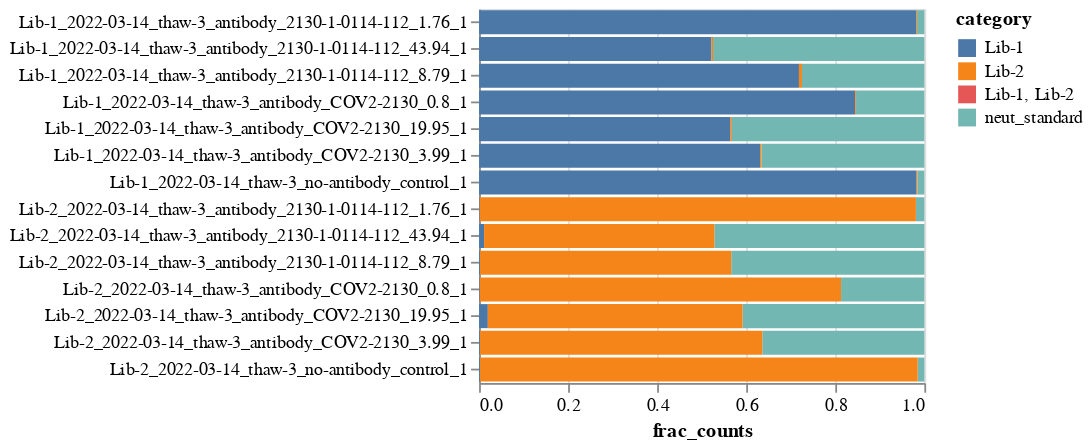

Here is the notebook cell this chart was saved with:
### Markdown cell above
Plot which libraries overall barcode counts map to for each sample:

### Code cell
ordered_cats = (
    counts_by_library.sort_values(["n_libraries_w_barcode", "category"])["category"]
    .unique()
    .tolist()
)

category_selection = alt.selection_point(fields=["category"], bind="legend")

counts_by_library_chart = (
    alt.Chart(
        counts_by_library.assign(
            order=lambda x: x["category"].map(lambda s: ordered_cats.index(s))
        )
    )
    .encode(
        x=alt.X("frac_counts", scale=alt.Scale(domain=[0, 1])),
        y=alt.Y("library_sample", title=None),
        color=alt.Color("category", scale=alt.Scale(domain=ordered_cats)),
        order="order",
        tooltip=[
            alt.Tooltip(c, format=".2g") if c in {"n_counts", "frac_counts"} else c
            for c in counts_by_library.columns
            if c not in {"library_sample"}
        ],
    )
    .mark_bar()
    .properties(width=250, height=alt.Step(15))
    .configure_axis(labelLimit=500)
    .add_params(*selections, category_selection)
    .transform_filter(category_selection)
)
for selection in selections:
    counts_by_library_chart = counts_by_library_chart.transform_filter(selection)

counts_by_library_chart

### Figure 1 — Vega-Lite specification as saved in the notebook (floating-point values rounded to 4 significant figures)
{"config": {"view": {"continuousWidth": 300, "continuousHeight": 300}, "axis": {"labelLimit": 500}}, "data": {"name": "data-3287f32a76a5d42748eac85b2e002f89"}, "mark": "bar", "encoding": {"color": {"field": "category", "scale": {"domain": ["Lib-1", "Lib-2", "Lib-1, Lib-2", "neut_standard"]}, "type": "nominal"}, "order": {"field": "order", "type": "quantitative"}, "tooltip": [{"field": "library", "type": "nominal"}, {"field": "sample", "type": "nominal"}, {"field": "n_libraries_w_barcode", "type": "quantitative"}, {"field": "n_counts", "format": ".2g", "type": "quantitative"}, {"field": "frac_counts", "format": ".2g", "type": "quantitative"}, {"field": "date", "type": "nominal"}, {"field": "virus_batch", "type": "nominal"}, {"field": "sample_type", "type": "nominal"}, {"field": "antibody", "type": "nominal"}, {"field": "replicate", "type": "quantitative"}, {"field": "exclude_after_counts", "type": "nominal"}, {"field": "category", "type": "nominal"}], "x": {"field": "frac_counts", "scale": {"domain": [0, 1]}, "type": "quantitative"}, "y": {"field": "library_sample", "title": null, "type": "nominal"}}, "height": {"step": 15}, "params": [{"name": "param_1", "select": {"type": "point", "fields": ["exclude_after_counts"]}, "bind": {"input": "select", "options": [null, "no"], "labels": ["all", "no"], "name": "exclude_after_counts"}}, {"name": "param_2", "select": {"type": "point", "fields": ["antibody"]}, "bind": {"input": "select", "options": [null, "COV2-2130", "2130-1-0114-112"], "labels": ["all", "COV2-2130", "2130-1-0114-112"], "name": "antibody"}}, {"name": "param_3", "select": {"type": "point", "fields": ["virus_batch"]}, "bind": {"input": "select", "options": [null, "thaw-3"], "labels": ["all", "thaw-3"], "name": "virus_batch"}}, {"name": "param_4", "select": {"type": "point", "fields": ["sample_type"]}, "bind": {"input": "select", "options": [null, "no-antibody_control", "antibody"], "labels": ["all", "no-antibody_control", "antibody"], "name": "sample_type"}}, {"name": "param_5", "select": {"type": "point", "fields": ["date"]}, "bind": {"input": "select", "options": [null, "2022-03-14"], "labels": ["all", "2022-03-14"], "name": "date"}}, {"name": "param_6", "select": {"type": "point", "fields": ["library"]}, "bind": {"input": "select", "options": [null, "Lib-1", "Lib-2"], "labels": ["all", "Lib-1", "Lib-2"], "name": "library"}}, {"name": "param_8", "select": {"type": "point", "fields": ["category"]}, "bind": "legend"}], "transform": [{"filter": {"param": "param_8"}}, {"filter": {"param": "param_1"}}, {"filter": {"param": "param_2"}}, {"filter": {"param": "param_3"}}, {"filter": {"param": "param_4"}}, {"filter": {"param": "param_5"}}, {"filter": {"param": "param_6"}}], "width": 250, "$schema": "https://vega.github.io/schema/vega-lite/v5.2.0.json", "datasets": {"data-3287f32a76a5d42748eac85b2e002f89": [{"library": "Lib-1", "sample": "2022-03-14_thaw-3_antibody_2130-1-0114-112_1.76_1", "n_libraries_w_barcode": 1, "n_counts": 17029815, "frac_counts": 0.9816, "date": "2022-03-14", "virus_batch": "thaw-3", "sample_type": "antibody", "antibody": "2130-1-0114-112", "replicate": 1, "exclude_after_counts": "no", "library_sample": "Lib-1_2022-03-14_thaw-3_antibody_2130-1-0114-112_1.76_1", "category": "Lib-1", "order": 0}, {"library": "Lib-1", "sample": "2022-03-14_thaw-3_antibody_2130-1-0114-112_1.76_1", "n_libraries_w_barcode": 2, "n_counts": 797, "frac_counts": 4.594e-05, "date": "2022-03-14", "virus_batch": "thaw-3", "sample_type": "antibody", "antibody": "2130-1-0114-112", "replicate": 1, "exclude_after_counts": "no", "library_sample": "Lib-1_2022-03-14_thaw-3_antibody_2130-1-0114-112_1.76_1", "category": "Lib-1, Lib-2", "order": 2}, {"library": "Lib-1", "sample": "2022-03-14_thaw-3_antibody_2130-1-0114-112_1.76_1", "n_libraries_w_barcode": 2, "n_counts": 283962, "frac_counts": 0.01637, "date": "2022-03-14", "virus_batch": "thaw-3", "sample_type": "antibody", "antibody": "2130-1-0114-112", "replicate": 1, "exclude_after_counts": "no", "library_sample": "Lib-1_2022-03-14_thaw-3_antibody_2130-1-0114-112_1.76_1", "category": "neut_standard", "order": 3}, {"library": "Lib-1", "sample": "2022-03-14_thaw-3_antibody_2130-1-0114-112_1.76_1", "n_libraries_w_barcode": 1, "n_counts": 34322, "frac_counts": 0.001978, "date": "2022-03-14", "virus_batch": "thaw-3", "sample_type": "antibody", "antibody": "2130-1-0114-112", "replicate": 1, "exclude_after_counts": "no", "library_sample": "Lib-1_2022-03-14_thaw-3_antibody_2130-1-0114-112_1.76_1", "category": "Lib-2", "order": 1}, {"library": "Lib-1", "sample": "2022-03-14_thaw-3_antibody_2130-1-0114-112_43.94_1", "n_libraries_w_barcode": 1, "n_counts": 6912647, "frac_counts": 0.5219, "date": "2022-03-14", "virus_batch": "thaw-3", "sample_type": "antibody", "antibody": "2130-1-0114-112", "replicate": 1, "exclude_after_counts": "no", "library_sample": "Lib-1_2022-03-14_thaw-3_antibody_2130-1-0114-112_43.94_1", "category": "Lib-1", "order": 0}, {"library": "Lib-1", "sample": "2022-03-14_thaw-3_antibody_2130-1-0114-112_43.94_1", "n_libraries_w_barcode": 2, "n_counts": 2, "frac_counts": 1.51e-07, "date": "2022-03-14", "virus_batch": "thaw-3", "sample_type": "antibody", "antibody": "2130-1-0114-112", "replicate": 1, "exclude_after_counts": "no", "library_sample": "Lib-1_2022-03-14_thaw-3_antibody_2130-1-0114-112_43.94_1", "category": "Lib-1, Lib-2", "order": 2}, {"library": "Lib-1", "sample": "2022-03-14_thaw-3_antibody_2130-1-0114-112_43.94_1", "n_libraries_w_barcode": 2, "n_counts": 6285313, "frac_counts": 0.4745, "date": "2022-03-14", "virus_batch": "thaw-3", "sample_type": "antibody", "antibody": "2130-1-0114-112", "replicate": 1, "exclude_after_counts": "no", "library_sample": "Lib-1_2022-03-14_thaw-3_antibody_2130-1-0114-112_43.94_1", "category": "neut_standard", "order": 3}, {"library": "Lib-1", "sample": "2022-03-14_thaw-3_antibody_2130-1-0114-112_43.94_1", "n_libraries_w_barcode": 1, "n_counts": 47153, "frac_counts": 0.00356, "date": "2022-03-14", "virus_batch": "thaw-3", "sample_type": "antibody", "antibody": "2130-1-0114-112", "replicate": 1, "exclude_after_counts": "no", "library_sample": "Lib-1_2022-03-14_thaw-3_antibody_2130-1-0114-112_43.94_1", "category": "Lib-2", "order": 1}, {"library": "Lib-1", "sample": "2022-03-14_thaw-3_antibody_2130-1-0114-112_8.79_1", "n_libraries_w_barcode": 1, "n_counts": 11856843, "frac_counts": 0.7184, "date": "2022-03-14", "virus_batch": "thaw-3", "sample_type": "antibody", "antibody": "2130-1-0114-112", "replicate": 1, "exclude_after_counts": "no", "library_sample": "Lib-1_2022-03-14_thaw-3_antibody_2130-1-0114-112_8.79_1", "category": "Lib-1", "order": 0}, {"library": "Lib-1", "sample": "2022-03-14_thaw-3_antibody_2130-1-0114-112_8.79_1", "n_libraries_w_barcode": 2, "n_counts": 125, "frac_counts": 7.573e-06, "date": "2022-03-14", "virus_batch": "thaw-3", "sample_type": "antibody", "antibody": "2130-1-0114-112", "replicate": 1, "exclude_after_counts": "no", "library_sample": "Lib-1_2022-03-14_thaw-3_antibody_2130-1-0114-112_8.79_1", "category": "Lib-1, Lib-2", "order": 2}, {"library": "Lib-1", "sample": "2022-03-14_thaw-3_antibody_2130-1-0114-112_8.79_1", "n_libraries_w_barcode": 2, "n_counts": 4535977, "frac_counts": 0.2748, "date": "2022-03-14", "virus_batch": "thaw-3", "sample_type": "antibody", "antibody": "2130-1-0114-112", "replicate": 1, "exclude_after_counts": "no", "library_sample": "Lib-1_2022-03-14_thaw-3_antibody_2130-1-0114-112_8.79_1", "category": "neut_standard", "order": 3}, {"library": "Lib-1", "sample": "2022-03-14_thaw-3_antibody_2130-1-0114-112_8.79_1", "n_libraries_w_barcode": 1, "n_counts": 112069, "frac_counts": 0.00679, "date": "2022-03-14", "virus_batch": "thaw-3", "sample_type": "antibody", "antibody": "2130-1-0114-112", "replicate": 1, "exclude_after_counts": "no", "library_sample": "Lib-1_2022-03-14_thaw-3_antibody_2130-1-0114-112_8.79_1", "category": "Lib-2", "order": 1}, {"library": "Lib-1", "sample": "2022-03-14_thaw-3_antibody_COV2-2130_0.8_1", "n_libraries_w_barcode": 1, "n_counts": 12023454, "frac_counts": 0.8446, "date": "2022-03-14", "virus_batch": "thaw-3", "sample_type": "antibody", "antibody": "COV2-2130", "replicate": 1, "exclude_after_counts": "no", "library_sample": "Lib-1_2022-03-14_thaw-3_antibody_COV2-2130_0.8_1", "category": "Lib-1", "order": 0}, {"library": "Lib-1", "sample": "2022-03-14_thaw-3_antibody_COV2-2130_0.8_1", "n_libraries_w_barcode": 2, "n_counts": 84, "frac_counts": 5.901e-06, "date": "2022-03-14", "virus_batch": "thaw-3", "sample_type": "antibody", "antibody": "COV2-2130", "replicate": 1, "exclude_after_counts": "no", "library_sample": "Lib-1_2022-03-14_thaw-3_antibody_COV2-2130_0.8_1", "category": "Lib-1, Lib-2", "order": 2}, {"library": "Lib-1", "sample": "2022-03-14_thaw-3_antibody_COV2-2130_0.8_1", "n_libraries_w_barcode": 2, "n_counts": 2183898, "frac_counts": 0.1534, "date": "2022-03-14", "virus_batch": "thaw-3", "sample_type": "antibody", "antibody": "COV2-2130", "replicate": 1, "exclude_after_counts": "no", "library_sample": "Lib-1_2022-03-14_thaw-3_antibody_COV2-2130_0.8_1", "category": "neut_standard", "order": 3}, {"library": "Lib-1", "sample": "2022-03-14_thaw-3_antibody_COV2-2130_0.8_1", "n_libraries_w_barcode": 1, "n_counts": 27978, "frac_counts": 0.001965, "date": "2022-03-14", "virus_batch": "thaw-3", "sample_type": "antibody", "antibody": "COV2-2130", "replicate": 1, "exclude_after_counts": "no", "library_sample": "Lib-1_2022-03-14_thaw-3_antibody_COV2-2130_0.8_1", "category": "Lib-2", "order": 1}, {"library": "Lib-1", "sample": "2022-03-14_thaw-3_antibody_COV2-2130_19.95_1", "n_libraries_w_barcode": 1, "n_counts": 9659369, "frac_counts": 0.5647, "date": "2022-03-14", "virus_batch": "thaw-3", "sample_type": "antibody", "antibody": "COV2-2130", "replicate": 1, "exclude_after_counts": "no", "library_sample": "Lib-1_2022-03-14_thaw-3_antibody_COV2-2130_19.95_1", "category": "Lib-1", "order": 0}, {"library": "Lib-1", "sample": "2022-03-14_thaw-3_antibody_COV2-2130_19.95_1", "n_libraries_w_barcode": 2, "n_counts": 1155, "frac_counts": 6.752e-05, "date": "2022-03-14", "virus_batch": "thaw-3", "sample_type": "antibody", "antibody": "COV2-2130", "replicate": 1, "exclude_after_counts": "no", "library_sample": "Lib-1_2022-03-14_thaw-3_antibody_COV2-2130_19.95_1", "category": "Lib-1, Lib-2", "order": 2}, {"library": "Lib-1", "sample": "2022-03-14_thaw-3_antibody_COV2-2130_19.95_1", "n_libraries_w_barcode": 2, "n_counts": 7392512, "frac_counts": 0.4322, "date": "2022-03-14", "virus_batch": "thaw-3", "sample_type": "antibody", "antibody": "COV2-2130", "replicate": 1, "exclude_after_counts": "no", "library_sample": "Lib-1_2022-03-14_thaw-3_antibody_COV2-2130_19.95_1", "category": "neut_standard", "order": 3}, {"library": "Lib-1", "sample": "2022-03-14_thaw-3_antibody_COV2-2130_19.95_1", "n_libraries_w_barcode": 1, "n_counts": 52093, "frac_counts": 0.003045, "date": "2022-03-14", "virus_batch": "thaw-3", "sample_type": "antibody", "antibody": "COV2-2130", "replicate": 1, "exclude_after_counts": "no", "library_sample": "Lib-1_2022-03-14_thaw-3_antibody_COV2-2130_19.95_1", "category": "Lib-2", "order": 1}, {"library": "Lib-1", "sample": "2022-03-14_thaw-3_antibody_COV2-2130_3.99_1", "n_libraries_w_barcode": 1, "n_counts": 10342872, "frac_counts": 0.6311, "date": "2022-03-14", "virus_batch": "thaw-3", "sample_type": "antibody", "antibody": "COV2-2130", "replicate": 1, "exclude_after_counts": "no", "library_sample": "Lib-1_2022-03-14_thaw-3_antibody_COV2-2130_3.99_1", "category": "Lib-1", "order": 0}, {"library": "Lib-1", "sample": "2022-03-14_thaw-3_antibody_COV2-2130_3.99_1", "n_libraries_w_barcode": 2, "n_counts": 257, "frac_counts": 1.568e-05, "date": "2022-03-14", "virus_batch": "thaw-3", "sample_type": "antibody", "antibody": "COV2-2130", "replicate": 1, "exclude_after_counts": "no", "library_sample": "Lib-1_2022-03-14_thaw-3_antibody_COV2-2130_3.99_1", "category": "Lib-1, Lib-2", "order": 2}, {"library": "Lib-1", "sample": "2022-03-14_thaw-3_antibody_COV2-2130_3.99_1", "n_libraries_w_barcode": 2, "n_counts": 5998353, "frac_counts": 0.366, "date": "2022-03-14", "virus_batch": "thaw-3", "sample_type": "antibody", "antibody": "COV2-2130", "replicate": 1, "exclude_after_counts": "no", "library_sample": "Lib-1_2022-03-14_thaw-3_antibody_COV2-2130_3.99_1", "category": "neut_standard", "order": 3}, {"library": "Lib-1", "sample": "2022-03-14_thaw-3_antibody_COV2-2130_3.99_1", "n_libraries_w_barcode": 1, "n_counts": 46290, "frac_counts": 0.002825, "date": "2022-03-14", "virus_batch": "thaw-3", "sample_type": "antibody", "antibody": "COV2-2130", "replicate": 1, "exclude_after_counts": "no", "library_sample": "Lib-1_2022-03-14_thaw-3_antibody_COV2-2130_3.99_1", "category": "Lib-2", "order": 1}, {"library": "Lib-1", "sample": "2022-03-14_thaw-3_no-antibody_control_1", "n_libraries_w_barcode": 1, "n_counts": 14803427, "frac_counts": 0.9827, "date": "2022-03-14", "virus_batch": "thaw-3", "sample_type": "no-antibody_control", "antibody": null, "replicate": 1, "exclude_after_counts": "no", "library_sample": "Lib-1_2022-03-14_thaw-3_no-antibody_control_1", "category": "Lib-1", "order": 0}, {"library": "Lib-1", "sample": "2022-03-14_thaw-3_no-antibody_control_1", "n_libraries_w_barcode": 2, "n_counts": 530, "frac_counts": 3.518e-05, "date": "2022-03-14", "virus_batch": "thaw-3", "sample_type": "no-antibody_control", "antibody": null, "replicate": 1, "exclude_after_counts": "no", "library_sample": "Lib-1_2022-03-14_thaw-3_no-antibody_control_1", "category": "Lib-1, Lib-2", "order": 2}, {"library": "Lib-1", "sample": "2022-03-14_thaw-3_no-antibody_control_1", "n_libraries_w_barcode": 2, "n_counts": 231982, "frac_counts": 0.0154, "date": "2022-03-14", "virus_batch": "thaw-3", "sample_type": "no-antibody_control", "antibody": null, "replicate": 1, "exclude_after_counts": "no", "library_sample": "Lib-1_2022-03-14_thaw-3_no-antibody_control_1", "category": "neut_standard", "order": 3}, {"library": "Lib-1", "sample": "2022-03-14_thaw-3_no-antibody_control_1", "n_libraries_w_barcode": 1, "n_counts": 28228, "frac_counts": 0.001874, "date": "2022-03-14", "virus_batch": "thaw-3", "sample_type": "no-antibody_control", "antibody": null, "replicate": 1, "exclude_after_counts": "no", "library_sample": "Lib-1_2022-03-14_thaw-3_no-antibody_control_1", "category": "Lib-2", "order": 1}, {"library": "Lib-2", "sample": "2022-03-14_thaw-3_antibody_2130-1-0114-112_1.76_1", "n_libraries_w_barcode": 1, "n_counts": 25584, "frac_counts": 0.001468, "date": "2022-03-14", "virus_batch": "thaw-3", "sample_type": "antibody", "antibody": "2130-1-0114-112", "replicate": 1, "exclude_after_counts": "no", "library_sample": "Lib-2_2022-03-14_thaw-3_antibody_2130-1-0114-112_1.76_1", "category": "Lib-1", "order": 0}, {"library": "Lib-2", "sample": "2022-03-14_thaw-3_antibody_2130-1-0114-112_1.76_1", "n_libraries_w_barcode": 2, "n_counts": 164, "frac_counts": 9.412e-06, "date": "2022-03-14", "virus_batch": "thaw-3", "sample_type": "antibody", "antibody": "2130-1-0114-112", "replicate": 1, "exclude_after_counts": "no", "library_sample": "Lib-2_2022-03-14_thaw-3_antibody_2130-1-0114-112_1.76_1", "category": "Lib-1, Lib-2", "order": 2}, {"library": "Lib-2", "sample": "2022-03-14_thaw-3_antibody_2130-1-0114-112_1.76_1", "n_libraries_w_barcode": 2, "n_counts": 329697, "frac_counts": 0.01892, "date": "2022-03-14", "virus_batch": "thaw-3", "sample_type": "antibody", "antibody": "2130-1-0114-112", "replicate": 1, "exclude_after_counts": "no", "library_sample": "Lib-2_2022-03-14_thaw-3_antibody_2130-1-0114-112_1.76_1", "category": "neut_standard", "order": 3}, {"library": "Lib-2", "sample": "2022-03-14_thaw-3_antibody_2130-1-0114-112_1.76_1", "n_libraries_w_barcode": 1, "n_counts": 17068897, "frac_counts": 0.9796, "date": "2022-03-14", "virus_batch": "thaw-3", "sample_type": "antibody", "antibody": "2130-1-0114-112", "replicate": 1, "exclude_after_counts": "no", "library_sample": "Lib-2_2022-03-14_thaw-3_antibody_2130-1-0114-112_1.76_1", "category": "Lib-2", "order": 1}, {"library": "Lib-2", "sample": "2022-03-14_thaw-3_antibody_2130-1-0114-112_43.94_1", "n_libraries_w_barcode": 1, "n_counts": 186002, "frac_counts": 0.01121, "date": "2022-03-14", "virus_batch": "thaw-3", "sample_type": "antibody", "antibody": "2130-1-0114-112", "replicate": 1, "exclude_after_counts": "no", "library_sample": "Lib-2_2022-03-14_thaw-3_antibody_2130-1-0114-112_43.94_1", "category": "Lib-1", "order": 0}, {"library": "Lib-2", "sample": "2022-03-14_thaw-3_antibody_2130-1-0114-112_43.94_1", "n_libraries_w_barcode": 2, "n_counts": 87, "frac_counts": 5.244e-06, "date": "2022-03-14", "virus_batch": "thaw-3", "sample_type": "antibody", "antibody": "2130-1-0114-112", "replicate": 1, "exclude_after_counts": "no", "library_sample": "Lib-2_2022-03-14_thaw-3_antibody_2130-1-0114-112_43.94_1", "category": "Lib-1, Lib-2", "order": 2}, {"library": "Lib-2", "sample": "2022-03-14_thaw-3_antibody_2130-1-0114-112_43.94_1", "n_libraries_w_barcode": 2, "n_counts": 7821989, "frac_counts": 0.4714, "date": "2022-03-14", "virus_batch": "thaw-3", "sample_type": "antibody", "antibody": "2130-1-0114-112", "replicate": 1, "exclude_after_counts": "no", "library_sample": "Lib-2_2022-03-14_thaw-3_antibody_2130-1-0114-112_43.94_1", "category": "neut_standard", "order": 3}, {"library": "Lib-2", "sample": "2022-03-14_thaw-3_antibody_2130-1-0114-112_43.94_1", "n_libraries_w_barcode": 1, "n_counts": 8583790, "frac_counts": 0.5173, "date": "2022-03-14", "virus_batch": "thaw-3", "sample_type": "antibody", "antibody": "2130-1-0114-112", "replicate": 1, "exclude_after_counts": "no", "library_sample": "Lib-2_2022-03-14_thaw-3_antibody_2130-1-0114-112_43.94_1", "category": "Lib-2", "order": 1}, {"library": "Lib-2", "sample": "2022-03-14_thaw-3_antibody_2130-1-0114-112_8.79_1", "n_libraries_w_barcode": 1, "n_counts": 35531, "frac_counts": 0.002131, "date": "2022-03-14", "virus_batch": "thaw-3", "sample_type": "antibody", "antibody": "2130-1-0114-112", "replicate": 1, "exclude_after_counts": "no", "library_sample": "Lib-2_2022-03-14_thaw-3_antibody_2130-1-0114-112_8.79_1", "category": "Lib-1", "order": 0}, {"library": "Lib-2", "sample": "2022-03-14_thaw-3_antibody_2130-1-0114-112_8.79_1", "n_libraries_w_barcode": 2, "n_counts": 190, "frac_counts": 1.139e-05, "date": "2022-03-14", "virus_batch": "thaw-3", "sample_type": "antibody", "antibody": "2130-1-0114-112", "replicate": 1, "exclude_after_counts": "no", "library_sample": "Lib-2_2022-03-14_thaw-3_antibody_2130-1-0114-112_8.79_1", "category": "Lib-1, Lib-2", "order": 2}, {"library": "Lib-2", "sample": "2022-03-14_thaw-3_antibody_2130-1-0114-112_8.79_1", "n_libraries_w_barcode": 2, "n_counts": 7232593, "frac_counts": 0.4337, "date": "2022-03-14", "virus_batch": "thaw-3", "sample_type": "antibody", "antibody": "2130-1-0114-112", "replicate": 1, "exclude_after_counts": "no", "library_sample": "Lib-2_2022-03-14_thaw-3_antibody_2130-1-0114-112_8.79_1", "category": "neut_standard", "order": 3}, {"library": "Lib-2", "sample": "2022-03-14_thaw-3_antibody_2130-1-0114-112_8.79_1", "n_libraries_w_barcode": 1, "n_counts": 9408435, "frac_counts": 0.5642, "date": "2022-03-14", "virus_batch": "thaw-3", "sample_type": "antibody", "antibody": "2130-1-0114-112", "replicate": 1, "exclude_after_counts": "no", "library_sample": "Lib-2_2022-03-14_thaw-3_antibody_2130-1-0114-112_8.79_1", "category": "Lib-2", "order": 1}, {"library": "Lib-2", "sample": "2022-03-14_thaw-3_antibody_COV2-2130_0.8_1", "n_libraries_w_barcode": 1, "n_counts": 29240, "frac_counts": 0.001614, "date": "2022-03-14", "virus_batch": "thaw-3", "sample_type": "antibody", "antibody": "COV2-2130", "replicate": 1, "exclude_after_counts": "no", "library_sample": "Lib-2_2022-03-14_thaw-3_antibody_COV2-2130_0.8_1", "category": "Lib-1", "order": 0}, {"library": "Lib-2", "sample": "2022-03-14_thaw-3_antibody_COV2-2130_0.8_1", "n_libraries_w_barcode": 2, "n_counts": 498, "frac_counts": 2.749e-05, "date": "2022-03-14", "virus_batch": "thaw-3", "sample_type": "antibody", "antibody": "COV2-2130", "replicate": 1, "exclude_after_counts": "no", "library_sample": "Lib-2_2022-03-14_thaw-3_antibody_COV2-2130_0.8_1", "category": "Lib-1, Lib-2", "order": 2}, {"library": "Lib-2", "sample": "2022-03-14_thaw-3_antibody_COV2-2130_0.8_1", "n_libraries_w_barcode": 2, "n_counts": 3388034, "frac_counts": 0.187, "date": "2022-03-14", "virus_batch": "thaw-3", "sample_type": "antibody", "antibody": "COV2-2130", "replicate": 1, "exclude_after_counts": "no", "library_sample": "Lib-2_2022-03-14_thaw-3_antibody_COV2-2130_0.8_1", "category": "neut_standard", "order": 3}, {"library": "Lib-2", "sample": "2022-03-14_thaw-3_antibody_COV2-2130_0.8_1", "n_libraries_w_barcode": 1, "n_counts": 14696486, "frac_counts": 0.8113, "date": "2022-03-14", "virus_batch": "thaw-3", "sample_type": "antibody", "antibody": "COV2-2130", "replicate": 1, "exclude_after_counts": "no", "library_sample": "Lib-2_2022-03-14_thaw-3_antibody_COV2-2130_0.8_1", "category": "Lib-2", "order": 1}, {"library": "Lib-2", "sample": "2022-03-14_thaw-3_antibody_COV2-2130_19.95_1", "n_libraries_w_barcode": 1, "n_counts": 345473, "frac_counts": 0.01962, "date": "2022-03-14", "virus_batch": "thaw-3", "sample_type": "antibody", "antibody": "COV2-2130", "replicate": 1, "exclude_after_counts": "no", "library_sample": "Lib-2_2022-03-14_thaw-3_antibody_COV2-2130_19.95_1", "category": "Lib-1", "order": 0}, {"library": "Lib-2", "sample": "2022-03-14_thaw-3_antibody_COV2-2130_19.95_1", "n_libraries_w_barcode": 2, "n_counts": 160, "frac_counts": 9.086e-06, "date": "2022-03-14", "virus_batch": "thaw-3", "sample_type": "antibody", "antibody": "COV2-2130", "replicate": 1, "exclude_after_counts": "no", "library_sample": "Lib-2_2022-03-14_thaw-3_antibody_COV2-2130_19.95_1", "category": "Lib-1, Lib-2", "order": 2}, {"library": "Lib-2", "sample": "2022-03-14_thaw-3_antibody_COV2-2130_19.95_1", "n_libraries_w_barcode": 2, "n_counts": 7188763, "frac_counts": 0.4082, "date": "2022-03-14", "virus_batch": "thaw-3", "sample_type": "antibody", "antibody": "COV2-2130", "replicate": 1, "exclude_after_counts": "no", "library_sample": "Lib-2_2022-03-14_thaw-3_antibody_COV2-2130_19.95_1", "category": "neut_standard", "order": 3}, {"library": "Lib-2", "sample": "2022-03-14_thaw-3_antibody_COV2-2130_19.95_1", "n_libraries_w_barcode": 1, "n_counts": 10075164, "frac_counts": 0.5721, "date": "2022-03-14", "virus_batch": "thaw-3", "sample_type": "antibody", "antibody": "COV2-2130", "replicate": 1, "exclude_after_counts": "no", "library_sample": "Lib-2_2022-03-14_thaw-3_antibody_COV2-2130_19.95_1", "category": "Lib-2", "order": 1}, {"library": "Lib-2", "sample": "2022-03-14_thaw-3_antibody_COV2-2130_3.99_1", "n_libraries_w_barcode": 1, "n_counts": 33293, "frac_counts": 0.001986, "date": "2022-03-14", "virus_batch": "thaw-3", "sample_type": "antibody", "antibody": "COV2-2130", "replicate": 1, "exclude_after_counts": "no", "library_sample": "Lib-2_2022-03-14_thaw-3_antibody_COV2-2130_3.99_1", "category": "Lib-1", "order": 0}, {"library": "Lib-2", "sample": "2022-03-14_thaw-3_antibody_COV2-2130_3.99_1", "n_libraries_w_barcode": 2, "n_counts": 849, "frac_counts": 5.064e-05, "date": "2022-03-14", "virus_batch": "thaw-3", "sample_type": "antibody", "antibody": "COV2-2130", "replicate": 1, "exclude_after_counts": "no", "library_sample": "Lib-2_2022-03-14_thaw-3_antibody_COV2-2130_3.99_1", "category": "Lib-1, Lib-2", "order": 2}, {"library": "Lib-2", "sample": "2022-03-14_thaw-3_antibody_COV2-2130_3.99_1", "n_libraries_w_barcode": 2, "n_counts": 6100442, "frac_counts": 0.3638, "date": "2022-03-14", "virus_batch": "thaw-3", "sample_type": "antibody", "antibody": "COV2-2130", "replicate": 1, "exclude_after_counts": "no", "library_sample": "Lib-2_2022-03-14_thaw-3_antibody_COV2-2130_3.99_1", "category": "neut_standard", "order": 3}, {"library": "Lib-2", "sample": "2022-03-14_thaw-3_antibody_COV2-2130_3.99_1", "n_libraries_w_barcode": 1, "n_counts": 10631799, "frac_counts": 0.6341, "date": "2022-03-14", "virus_batch": "thaw-3", "sample_type": "antibody", "antibody": "COV2-2130", "replicate": 1, "exclude_after_counts": "no", "library_sample": "Lib-2_2022-03-14_thaw-3_antibody_COV2-2130_3.99_1", "category": "Lib-2", "order": 1}, {"library": "Lib-2", "sample": "2022-03-14_thaw-3_no-antibody_control_1", "n_libraries_w_barcode": 1, "n_counts": 38054, "frac_counts": 0.002176, "date": "2022-03-14", "virus_batch": "thaw-3", "sample_type": "no-antibody_control", "antibody": null, "replicate": 1, "exclude_after_counts": "no", "library_sample": "Lib-2_2022-03-14_thaw-3_no-antibody_control_1", "category": "Lib-1", "order": 0}, {"library": "Lib-2", "sample": "2022-03-14_thaw-3_no-antibody_control_1", "n_libraries_w_barcode": 2, "n_counts": 256, "frac_counts": 1.464e-05, "date": "2022-03-14", "virus_batch": "thaw-3", "sample_type": "no-antibody_control", "antibody": null, "replicate": 1, "exclude_after_counts": "no", "library_sample": "Lib-2_2022-03-14_thaw-3_no-antibody_control_1", "category": "Lib-1, Lib-2", "order": 2}, {"library": "Lib-2", "sample": "2022-03-14_thaw-3_no-antibody_control_1", "n_libraries_w_barcode": 2, "n_counts": 260450, "frac_counts": 0.0149, "date": "2022-03-14", "virus_batch": "thaw-3", "sample_type": "no-antibody_control", "antibody": null, "replicate": 1, "exclude_after_counts": "no", "library_sample": "Lib-2_2022-03-14_thaw-3_no-antibody_control_1", "category": "neut_standard", "order": 3}, {"library": "Lib-2", "sample": "2022-03-14_thaw-3_no-antibody_control_1", "n_libraries_w_barcode": 1, "n_counts": 17186558, "frac_counts": 0.9829, "date": "2022-03-14", "virus_batch": "thaw-3", "sample_type": "no-antibody_control", "antibody": null, "replicate": 1, "exclude_after_counts": "no", "library_sample": "Lib-2_2022-03-14_thaw-3_no-antibody_control_1", "category": "Lib-2", "order": 1}]}}
